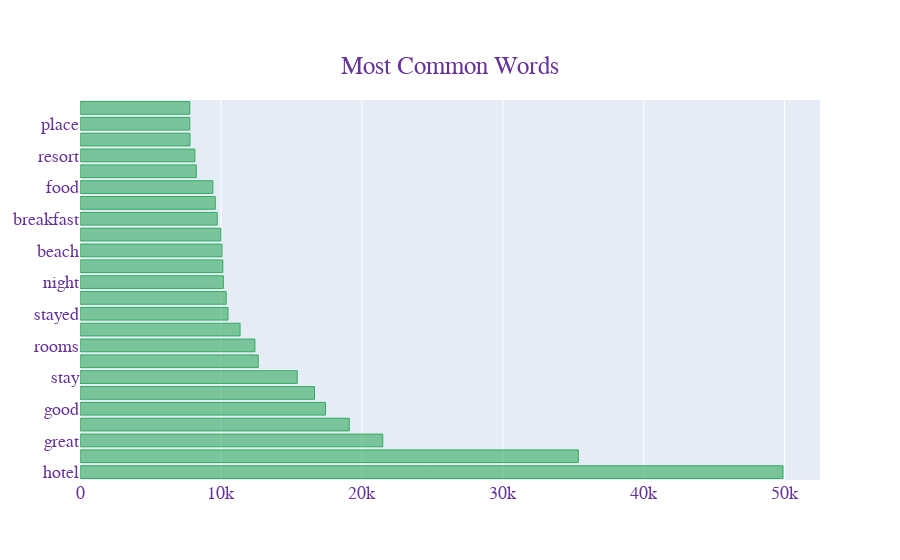

Notebook code for this chart:
### Markdown cell above
<a id="most_common_words"></a>
## Most Common Words

### Code cell
texts = df['tokenized_review']
new = texts.str.split()
new = new.values.tolist()
corpus = [word for i in new for word in i]
counter = Counter(corpus)
most = counter.most_common()
x, y = [], []
for word, count in most[:30]:
    if word not in stopWords_nltk:
        x.append(word)
        y.append(count)

fig = go.Figure(go.Bar(
            x=y,
            y=x,
            orientation='h',  marker=dict(
        color='rgba(50, 171, 96, 0.6)',
        line=dict(
            color='rgba(50, 171, 96, 1.0)',
            width=1),
    ),
    name='Most common Word',))

fig.update_layout( title={
        'text': "Most Common Words",
        'y':0.9,
        'x':0.5,
        'xanchor': 'center',
        'yanchor': 'top'}, font=dict(
        family="Courier New, monospace",
        size=18,
        color="RebeccaPurple"
    ))

fig.show()

### Figure 1 — Plotly figure (JSON) as saved in the notebook; plotly's stock layout.template omitted (floating-point values rounded to 4 significant figures)
{"data": [{"marker": {"color": "rgba(50, 171, 96, 0.6)", "line": {"color": "rgba(50, 171, 96, 1.0)", "width": 1}}, "name": "Most common Word", "orientation": "h", "type": "bar", "x": [49886, 35367, 21484, 19110, 17424, 16641, 15415, 12647, 12412, 11359, 10502, 10377, 10170, 10135, 10072, 9989, 9738, 9599, 9428, 8254, 8154, 7806, 7792, 7790], "y": ["hotel", "room", "great", "n", "good", "staff", "stay", "nice", "rooms", "location", "stayed", "service", "night", "time", "beach", "day", "breakfast", "clean", "food", "like", "resort", "2", "place", "really"]}], "layout": {"font": {"color": "RebeccaPurple", "family": "Courier New, monospace", "size": 18}, "title": {"text": "Most Common Words", "x": 0.5, "xanchor": "center", "y": 0.9, "yanchor": "top"}}}
